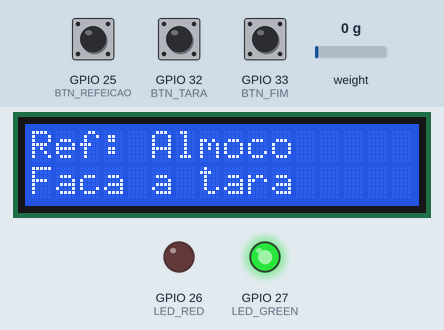
The sketch below on a simulated ESP32. On the bench: 16×2 character LCD, output pins drawn as LEDs (lit = HIGH). The inputs (shaded band) are chosen by the test bench; at power-on: GPIO 32 (BTN_TARA) HIGH, GPIO 33 (BTN_FIM) HIGH, weight on the scale 0 g, GPIO 25 (BTN_REFEICAO) HIGH. WiFi joins after 1.5 s; servers stay silent unless stated; uploads are accepted with an empty reply; the local clock reads 2024-03-15 10:24:30 at power-on unless the sketch sets it; EEPROM starts erased; what the sketch prints to the serial monitor is not drawn.

Above: at 3.3 s.
3.4 s: GPIO 32 (BTN_TARA) pulled LOW for 0.15 s
At 5.6 s:
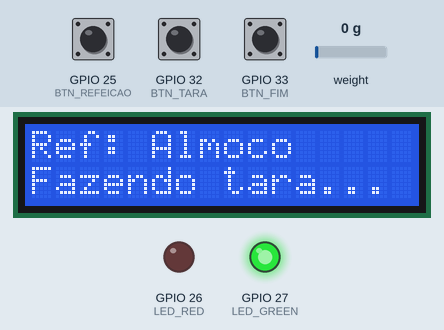
At 6.4 s:
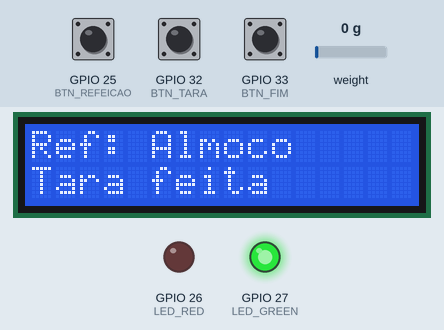
6.5 s: GPIO 33 (BTN_FIM) pulled LOW for 0.15 s
At 8.8 s:
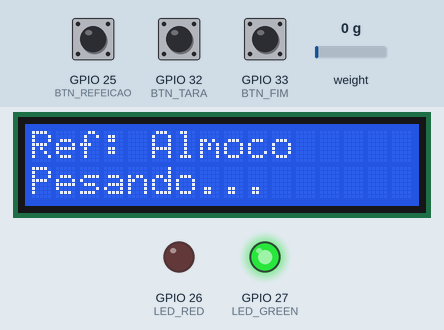
9.6 s: weight on the scale set to 135 g
At 12.0 s:
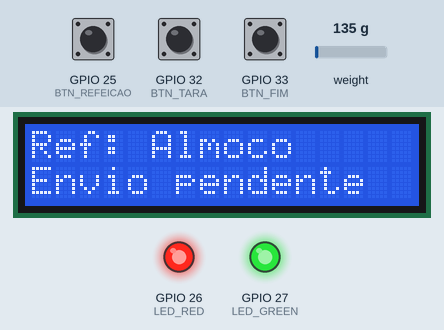
12.3 s: weight on the scale set to 158 g
13.8 s: GPIO 25 (BTN_REFEICAO) pulled LOW for 0.15 s
16.8 s: GPIO 32 (BTN_TARA) pulled LOW for 1 s
Timing chart, 0 to 21.8 s (numbered marks = the images above; inputs shaded):
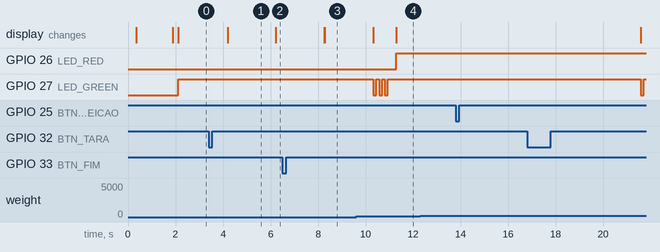

The sketch:

esp32_acesso.ino
```cpp
// SICAPDA by FLUXE — Balança de desperdício: ESP32 + HX711 (célula de carga) + LCD I2C + 2 LEDs + 3 botões
// Circuito simulado no Wokwi, seguindo a mesma estrutura da catraca RFID.
//
// Fluxo: durante o turno o desperdício é colocado na balança. Ao apertar ENCERRAR TURNO, a ESP32
// lê o peso (média de várias leituras), converte para kg e faz POST /api/iot/desperdicio com o
// token do dispositivo. O servidor grava o valor e responde com sucesso. Se o envio falhar, o valor
// fica PENDENTE e é reenviado automaticamente até o servidor confirmar (nenhuma medição se perde).
//
// Bibliotecas (libraries.txt no Wokwi): HX711 (bogde), ArduinoJson (versão 7) e LiquidCrystal I2C
#include <WiFi.h>
#include <WiFiClientSecure.h>
#include <HTTPClient.h>
#include <ArduinoJson.h>
#include <HX711.h>
#include <Wire.h>
#include <LiquidCrystal_I2C.h>
#include <Preferences.h>
#include <time.h>
#include <sys/time.h>
#include <freertos/FreeRTOS.h>
#include <freertos/task.h>
#include <freertos/queue.h>

// ----- Rede e servidor -----
const char* WIFI_SSID  = "Wokwi-GUEST";   // no Wokwi é esta rede (sem senha); na vida real, o Wi-Fi da empresa
const char* WIFI_SENHA = "";
const int   WIFI_CANAL = 6;               // 6 acelera a conexão no Wokwi; use 0 (automático) fora dele
// Endereço do SICAPDA, sem a barra no final. O Wokwi no navegador roda na nuvem e NÃO enxerga o
// localhost do seu computador: use o site publicado ou um túnel (ex.: ngrok, que dá um https://...).
const char* URL_SERVIDOR = "https://fluxeteam.com.br";
// Token deste dispositivo: Configurações → Integrações → Adicionar dispositivo (aparece uma vez só).
// Não suba o token de verdade para o GitHub: cole só no seu computador.
const char* TOKEN_DISPOSITIVO = "COLE_AQUI_O_TOKEN_DO_DISPOSITIVO";

// O botão amarelo escolhe a refeição. A API continua recebendo os mesmos códigos.
const char* const TIPOS_REFEICAO[] = {"cafe", "almoco", "jantar", "ceia"};
const char* const NOMES_REFEICAO[] = {"Cafe", "Almoco", "Jantar", "Ceia"};
const uint8_t TOTAL_REFEICOES = 4;
uint8_t refeicaoSelecionada = 1; // primeira inicialização: almoço
int refeicaoPendente = -1;

// ----- Pinos -----
#define HX_DT_PIN   16   // terminal RX2 da ESP32 DevKit V1 no Wokwi
#define HX_SCK_PIN  17   // terminal TX2 da ESP32 DevKit V1 no Wokwi
#define LED_GREEN   27   // sistema ativo (pisca ao enviar)
#define LED_RED     26   // falha no envio / envio pendente
#define BTN_TARA    32   // zera a balança (recipiente vazio)
#define BTN_FIM     33   // encerra o turno e envia o desperdício
#define BTN_REFEICAO 25  // alterna cafe → almoco → jantar → ceia
#define LCD_SDA     21
#define LCD_SCL     22
const uint8_t LCD_ENDERECO = 0x27;

// ----- Ajustes -----
// Wokwi 50 kg: 21000 unidades / 50 kg = 420 unidades por kg.
// Na célula real, calibre com um peso conhecido e mantenha a unidade em kg.
const float FATOR_CALIBRACAO = 420.0;
const int   AMOSTRAS = 20;                        // leituras por média (mais = mais estável)
const unsigned long PING_INTERVAL_MS = 60000;     // "estou vivo" a cada 1 minuto (mostra Online nas Configurações)
const unsigned long WIFI_RETRY_MS = 10000;        // intervalo entre tentativas de reconectar
const unsigned long REENVIO_MS = 10000;           // intervalo entre tentativas de reenviar um valor pendente
const unsigned long LOG_PESO_MS = 2000;           // intervalo do peso ao vivo no Serial

HX711 balanca;
LiquidCrystal_I2C lcd(LCD_ENDERECO, 16, 2);
bool displayDisponivel = false;
unsigned long lastPing = 0;
unsigned long lastWifiTry = 0;
unsigned long lastReenvio = 0;
unsigned long lastLogPeso = 0;
bool temPendente = false;       // há um valor medido que o servidor ainda não confirmou
float pendenteKg = 0;
Preferences memoria;
String pendenteJson;
QueueHandle_t eventosBotoes = nullptr;
const uint8_t EVENTO_TARA = 1;
const uint8_t EVENTO_FIM = 2;
const uint8_t EVENTO_REFEICAO = 3;

// INICIO DEBOUNCE: lógica independente para os testes de botões.
struct EstadoBotao {
  bool candidato;
  bool estavel;
  unsigned long mudouEm;
};

// Protótipo explícito para o pré-processador de sketches Arduino.
bool detectarPressionamento(EstadoBotao& botao, bool nivelAlto, unsigned long agora);

bool detectarPressionamento(EstadoBotao& botao, bool nivelAlto, unsigned long agora) {
  if (nivelAlto != botao.candidato) {
    botao.candidato = nivelAlto;
    botao.mudouEm = agora;
  }
  if (nivelAlto != botao.estavel && agora - botao.mudouEm >= 30) {
    botao.estavel = nivelAlto;
    return !nivelAlto; // INPUT_PULLUP: LOW significa botão pressionado.
  }
  return false;
}
// FIM DEBOUNCE

// Esta tarefa continua lendo os GPIOs durante a média do HX711 e o HTTP.
// Só o loop principal lê a balança, grava na memória ou faz pedidos ao site.
void monitorarBotoes(void*) {
  EstadoBotao tara = {true, true, 0};
  EstadoBotao fim = {true, true, 0};
  EstadoBotao refeicao = {true, true, 0};
  for (;;) {
    unsigned long agora = millis();
    if (detectarPressionamento(tara, digitalRead(BTN_TARA) == HIGH, agora)) {
      uint8_t evento = EVENTO_TARA;
      xQueueSend(eventosBotoes, &evento, 0);
    }
    if (detectarPressionamento(fim, digitalRead(BTN_FIM) == HIGH, agora)) {
      uint8_t evento = EVENTO_FIM;
      xQueueSend(eventosBotoes, &evento, 0);
    }
    if (detectarPressionamento(refeicao, digitalRead(BTN_REFEICAO) == HIGH, agora)) {
      uint8_t evento = EVENTO_REFEICAO;
      xQueueSend(eventosBotoes, &evento, 0);
    }
    vTaskDelay(pdMS_TO_TICKS(5));
  }
}

bool taraFeita = false;

// INICIO REFEICAO DISPLAY: somente o loop/setup acessa LCD e Preferences.
int indiceRefeicao(const char* tipo) {
  for (uint8_t i = 0; i < TOTAL_REFEICOES; i++) {
    if (strcmp(tipo, TIPOS_REFEICAO[i]) == 0) return i;
  }
  return -1;
}

void escreverLinhaLCD(uint8_t linha, const char* texto) {
  char preenchido[17];
  snprintf(preenchido, sizeof(preenchido), "%-16.16s", texto);
  lcd.setCursor(0, linha);
  lcd.print(preenchido); // apaga o restante da linha sem piscar todo o display
}

void mostrarDisplay(const char* estado) {
  if (!displayDisponivel) return;
  int indice = temPendente ? refeicaoPendente : refeicaoSelecionada;
  const char* nome = indice >= 0 && indice < TOTAL_REFEICOES ? NOMES_REFEICAO[indice] : "Desconhecida";
  char linha[17];
  snprintf(linha, sizeof(linha), "Ref: %.11s", nome);
  escreverLinhaLCD(0, linha);
  escreverLinhaLCD(1, estado);
}

void restaurarRefeicaoEPendencia() {
  uint8_t salva = memoria.getUChar("refeicao", 1);
  refeicaoSelecionada = salva < TOTAL_REFEICOES ? salva : 1;
  pendenteJson = memoria.getString("pendente", "");
  if (pendenteJson.length()) {
    JsonDocument salvo;
    if (!deserializeJson(salvo, pendenteJson)) {
      pendenteKg = salvo["desperdicio_kg"] | 0.0f;
      refeicaoPendente = indiceRefeicao(salvo["tipo"] | "");
      temPendente = true;
    }
  }
}

void trocarRefeicao() {
  if (temPendente) {
    Serial.println("Troca bloqueada: aguarde confirmar o envio pendente.");
    mostrarDisplay("Envio pendente");
    return;
  }
  uint8_t proxima = (refeicaoSelecionada + 1) % TOTAL_REFEICOES;
  if (memoria.putUChar("refeicao", proxima) != sizeof(uint8_t)) {
    Serial.println("Nao foi possivel salvar a refeicao; selecao mantida.");
    mostrarDisplay("Falha ao salvar");
    return;
  }
  refeicaoSelecionada = proxima;
  Serial.printf("Refeicao selecionada: %s\n", NOMES_REFEICAO[refeicaoSelecionada]);
  mostrarDisplay("Selecionada");
}

// Congela a seleção e a data na pesagem persistida. Reenvios usam este JSON,
// nunca a seleção atual do botão nem a data de uma nova tentativa.
bool guardarPesagem(float peso, const char* data) {
  if (temPendente) return false;
  JsonDocument registro;
  registro["desperdicio_kg"] = roundf(peso * 100) / 100;
  registro["tipo"] = TIPOS_REFEICAO[refeicaoSelecionada];
  registro["data"] = data;
  String json;
  serializeJson(registro, json);
  if (memoria.putString("pendente", json) == 0) return false;
  pendenteJson = json;
  pendenteKg = peso;
  refeicaoPendente = refeicaoSelecionada;
  temPendente = true;
  return true;
}
// FIM REFEICAO DISPLAY

void iniciarDisplay() {
  Wire.begin(LCD_SDA, LCD_SCL);
  Wire.setTimeOut(50);
  Wire.beginTransmission(LCD_ENDERECO);
  if (Wire.endTransmission() != 0) {
    Serial.println("LCD nao encontrado em 0x27. Confira SDA=21, SCL=22, VCC e GND.");
    return;
  }
  lcd.init();
  lcd.backlight();
  displayDisponivel = true;
  mostrarDisplay(temPendente ? "Envio pendente" : "Iniciando...");
}

void setStatus(bool ativo, bool falha) {
  digitalWrite(LED_GREEN, ativo ? HIGH : LOW);
  digitalWrite(LED_RED, falha ? HIGH : LOW);
}

// Verde pisca enquanto envia; depois volta ao estado normal (verde aceso, vermelho se houver pendência).
void piscarEnvio() {
  for (int i = 0; i < 3; i++) {
    digitalWrite(LED_GREEN, LOW);
    delay(120);
    digitalWrite(LED_GREEN, HIGH);
    delay(120);
  }
}

// Toda amostra tem prazo: get_units(n)/tare() esperam indefinidamente
// se o sensor parar de responder no meio da média.
bool lerMediaBruta(float& media) {
  const unsigned long prazoMs = 4000;
  unsigned long inicio = millis();
  long soma = 0;
  for (int i = 0; i < AMOSTRAS; i++) {
    unsigned long decorrido = millis() - inicio;
    if (decorrido >= prazoMs) return false;
    unsigned long restante = prazoMs - decorrido;
    if (!balanca.wait_ready_timeout(restante < 1000 ? restante : 1000)) return false;
    soma += balanca.read();
  }
  media = (float)soma / AMOSTRAS;
  return true;
}

float lerPesoKg() {
  float media;
  if (!lerMediaBruta(media)) return NAN;
  return (media - balanca.get_offset()) / FATOR_CALIBRACAO;
}

bool fazerTara() {
  float media;
  if (!lerMediaBruta(media)) return false;
  balanca.set_offset(lroundf(media));
  return true;
}

// ----- Wi-Fi e servidor -----
void connectWifi() {
  Serial.print("Conectando ao Wi-Fi");
  WiFi.mode(WIFI_STA);
  WiFi.begin(WIFI_SSID, WIFI_SENHA, WIFI_CANAL);
  unsigned long start = millis();
  while (WiFi.status() != WL_CONNECTED && millis() - start < 15000) {
    delay(250);
    Serial.print(".");
  }
  Serial.println(WiFi.status() == WL_CONNECTED ? " conectado" : " falhou");
}

// Se a rede cair, tenta voltar sem travar o resto.
void keepWifi() {
  if (WiFi.status() == WL_CONNECTED) return;
  if (millis() - lastWifiTry < WIFI_RETRY_MS) return;
  lastWifiTry = millis();
  Serial.println("Wi-Fi caiu, reconectando...");
  WiFi.disconnect();
  WiFi.begin(WIFI_SSID, WIFI_SENHA, WIFI_CANAL);
}

// POST em /api/iot/<path> com o token do dispositivo.
// Devolve o código HTTP (<= 0 se nem chegou ao servidor) e o corpo da resposta em "response".
// Endereço https:// usa conexão segura; http:// (servidor na rede local, por exemplo) usa conexão comum.
int postJson(const char* path, const String& body, String& response) {
  String url = String(URL_SERVIDOR) + "/api/iot/" + path;
  WiFiClientSecure clienteSeguro;
  WiFiClient clienteComum;
  HTTPClient http;
  http.setTimeout(8000);
  bool iniciou;
  if (url.startsWith("https://")) {
    clienteSeguro.setInsecure();   // TESTE: aceita qualquer certificado. Em produção: clienteSeguro.setCACert(<certificado raiz do site>)
    iniciou = http.begin(clienteSeguro, url);
  } else {
    iniciou = http.begin(clienteComum, url);
  }
  if (!iniciou) return -1;
  http.addHeader("Content-Type", "application/json");
  http.addHeader("X-Device-Token", TOKEN_DISPOSITIVO);
  int code = http.POST(body);
  if (code > 0) response = http.getString();
  else Serial.printf("Falha de conexao em %s: %s\n", url.c_str(), http.errorToString(code).c_str());
  http.end();
  return code;
}

// Diz, em português, o que cada código de resposta quer dizer (só o 401 é problema do token).
void explicarFalha(int code) {
  if (code == 401) {
    Serial.println("HTTP 401: o servidor NAO reconheceu o token. Confira TOKEN_DISPOSITIVO e se o dispositivo foi criado neste mesmo site.");
  } else if (code <= 0) {
    Serial.printf("HTTP %d: nao consegui falar com o servidor (nao e problema do token). Confira URL_SERVIDOR e a rede. "
                  "O Wokwi no navegador NAO enxerga o localhost do seu computador.\n", code);
  } else if (code == 404) {
    Serial.println("HTTP 404: o servidor nao tem essa rota. Confira URL_SERVIDOR (inclusive a subpasta, se houver) e se o codigo novo foi publicado.");
  } else if (code == 403) {
    Serial.println("HTTP 403: confira se o token pertence a uma BALANCA; consulte tambem o firewall do servidor.");
  } else if (code == 406) {
    Serial.printf("HTTP %d: o firewall do servidor bloqueou o pedido.\n", code);
  } else if (code == 405 || code == 422) {
    Serial.printf("HTTP %d: pedido recusado pelo servidor (valor invalido?).\n", code);
  } else {
    Serial.printf("HTTP %d: erro no servidor.\n", code);
  }
}

void sendPing() {
  if (WiFi.status() != WL_CONNECTED) return;
  String response;
  int code = postJson("ping", "{}", response);
  Serial.printf("Ping: HTTP %d\n", code);
  if (code != 200) { explicarFalha(code); return; }
  JsonDocument dados;
  if (!deserializeJson(dados, response)) {
    long agora = dados["epoch"] | 0L;
    if (agora > 1700000000) {
      timeval tv = {agora, 0};
      settimeofday(&tv, nullptr);
    }
  }
}

// Envia o desperdício (em kg) ao servidor. Só devolve true se o servidor confirmar a gravação.
bool enviarDesperdicio() {
  if (WiFi.status() != WL_CONNECTED) {
    Serial.println("Sem Wi-Fi: envio adiado");
    return false;
  }
  String body = pendenteJson;

  String response;
  int code = postJson("desperdicio", body, response);
  if (code != 200 && code != 201) {
    explicarFalha(code);
    return false;
  }
  JsonDocument data;
  if (deserializeJson(data, response)) {
    Serial.println("Resposta invalida do servidor: vou considerar nao confirmado");
    return false;
  }
  bool registrado = data["sucesso"] | false;
  String message = data["mensagem"] | "";
  Serial.println(message);
  return registrado;
}

// Tenta enviar o valor pendente; atualiza os LEDs conforme o resultado.
void tentarEnvioPendente() {
  if (!temPendente) return;
  Serial.printf("Enviando %.3f kg...\n", pendenteKg);
  mostrarDisplay("Enviando...");
  piscarEnvio();
  if (enviarDesperdicio()) {
    Serial.printf("Desperdicio de %.3f kg registrado no servidor\n", pendenteKg);
    mostrarDisplay("Enviado!"); // ainda mostra a refeição da pesagem confirmada
    memoria.remove("pendente");
    pendenteJson = "";
    temPendente = false;
    refeicaoPendente = -1;
    setStatus(true, false);
  } else {
    Serial.println("Envio nao confirmado: o valor continua pendente e sera reenviado");
    mostrarDisplay("Envio pendente");
    setStatus(true, true);
  }
}

void setup() {
  Serial.begin(115200);
  delay(200);
  Serial.println("SICAPDA BALANCA v4 - display e seletor de refeicao");
  Serial.flush();
  pinMode(LED_GREEN, OUTPUT);
  pinMode(LED_RED, OUTPUT);
  pinMode(BTN_TARA, INPUT_PULLUP);
  pinMode(BTN_FIM, INPUT_PULLUP);
  pinMode(BTN_REFEICAO, INPUT_PULLUP);
  setStatus(false, false);

  Serial.println("Inicializando HX711: DT=16, SCK=17...");
  Serial.flush();
  balanca.begin(HX_DT_PIN, HX_SCK_PIN);
  Serial.println("HX711 configurado. Verificando sinal...");
  if (!balanca.wait_ready_timeout(1000)) {
    Serial.println("HX711 sem resposta: confira DT=16, SCK=17, VCC e GND no diagram.json.");
  }
  balanca.set_scale(FATOR_CALIBRACAO);
  // A tara é explícita: reiniciar com carga não deve apagar o peso.

  // Resumo da configuração, para conferir de relance (o token aparece só pelas pontas).
  int tamanhoToken = strlen(TOKEN_DISPOSITIVO);
  Serial.printf("Servidor: %s\n", URL_SERVIDOR);
  Serial.printf("Token: %d caracteres (%.6s...%s)\n", tamanhoToken, TOKEN_DISPOSITIVO,
                TOKEN_DISPOSITIVO + (tamanhoToken > 4 ? tamanhoToken - 4 : 0));
  if (tamanhoToken != 64) Serial.println("ATENCAO: o token deve ter exatamente 64 caracteres. Copie de novo da caixa amarela (nao da lista).");

  setenv("TZ", "BRT3", 1);
  tzset();
  memoria.begin("sicapda-balanca", false);
  restaurarRefeicaoEPendencia();
  iniciarDisplay();
  mostrarDisplay("Conectando WiFi");
  connectWifi();
  mostrarDisplay("Sincronizando...");
  sendPing();
  lastPing = millis();
  mostrarDisplay(temPendente ? "Envio pendente" : "Faca a tara");
  setStatus(true, temPendente);
  eventosBotoes = xQueueCreate(8, sizeof(uint8_t));
  if (!eventosBotoes || xTaskCreate(monitorarBotoes, "botoes", 2048, nullptr, 1, nullptr) != pdPASS) {
    Serial.println("ERRO: nao foi possivel iniciar os botoes. Reinicie a ESP32.");
    setStatus(false, true);
  } else {
    Serial.println("Botoes ativos: TARA = GPIO32 | ENCERRAR TURNO = GPIO33 | REFEICAO = GPIO25.");
    Serial.println("Balanca pronta. TARA = zerar | ENCERRAR TURNO = enviar desperdicio");
  }
}

void loop() {
  keepWifi();

  if (millis() - lastPing >= PING_INTERVAL_MS) {
    sendPing();
    lastPing = millis();
  }

  // Reenvio automático de um valor que o servidor ainda não confirmou
  if (temPendente && millis() - lastReenvio >= REENVIO_MS) {
    lastReenvio = millis();
    tentarEnvioPendente();
  }

  uint8_t evento;
  while (eventosBotoes && xQueueReceive(eventosBotoes, &evento, 0) == pdTRUE) {
    if (evento == EVENTO_REFEICAO) trocarRefeicao();
    if (evento == EVENTO_TARA) {
      Serial.println("Botao TARA detectado.");
      mostrarDisplay(temPendente ? "Envio pendente" : "Fazendo tara...");
      if (temPendente) {
        Serial.println("Aguarde confirmar o envio pendente antes de fazer a tara.");
      } else {
        if (fazerTara()) {
          taraFeita = true;
          mostrarDisplay("Tara feita");
          Serial.println("Tara feita. Coloque o desperdicio no recipiente.");
        } else {
          taraFeita = false;
          mostrarDisplay("Falha no sensor");
          Serial.println("Tara falhou: HX711 sem resposta. Confira a ligacao do sensor.");
        }
      }
    }
    if (evento == EVENTO_FIM) {
      Serial.println("Botao ENCERRAR TURNO detectado.");
      if (temPendente) {
        Serial.println("Aguarde o envio pendente antes de uma nova pesagem.");
        mostrarDisplay("Envio pendente");
      } else if (!taraFeita) {
        Serial.println("Faca a tara com o recipiente vazio antes de pesar.");
        mostrarDisplay("Faca a tara");
      } else if (time(nullptr) < 1700000000) {
        Serial.println("Aguarde um ping confirmado para sincronizar a data.");
        mostrarDisplay("Aguarde o ping");
      } else {
        mostrarDisplay("Pesando...");
        float peso = lerPesoKg();
        if (!isfinite(peso) || peso < 0 || peso > 50) {
          Serial.println("Peso invalido ou sensor indisponivel (capacidade: 50 kg).");
          mostrarDisplay("Peso invalido");
        } else {
          time_t agora = time(nullptr);
          tm horario;
          localtime_r(&agora, &horario);
          char data[11];
          strftime(data, sizeof(data), "%Y-%m-%d", &horario);
          if (!guardarPesagem(peso, data)) {
            Serial.println("Falha ao guardar pesagem. Tente novamente.");
            mostrarDisplay("Falha ao salvar");
          } else {
            lastReenvio = millis();
            tentarEnvioPendente();
          }
        }
      }
    }
  }
  delay(5); // a tarefa de botões cuida do debounce, inclusive durante HTTP/leitura

  // Peso ao vivo no Serial (ajuda a calibrar e a conferir no Wokwi)
  if (millis() - lastLogPeso >= LOG_PESO_MS) {
    lastLogPeso = millis();
    float peso = lerPesoKg();
    if (isfinite(peso)) Serial.printf("Peso atual: %.3f kg\n", peso);
    else Serial.println("HX711 sem resposta: leitura cancelada; confira a ligacao do sensor.");
    if (temPendente) mostrarDisplay("Envio pendente");
    else if (!isfinite(peso)) mostrarDisplay("Falha no sensor");
    else if (!taraFeita) mostrarDisplay("Faca a tara");
    else {
      char linha[17];
      snprintf(linha, sizeof(linha), "Peso: %.2f kg", peso);
      mostrarDisplay(linha);
    }
  }
}
```

Measured:
- after the input at 3.4 s, the display: changes after 0.79 s (image 1)
- after the input at 6.5 s, the display: first differs from a run without the input after 1.8 s (image 3)
- after the input at 12.3 s, every drawn part: stays the same
- after the input at 13.8 s, every drawn part: stays the same
- what the display in image 1 shows lasts 2.0 s, from 4.2 s to 6.2 s
